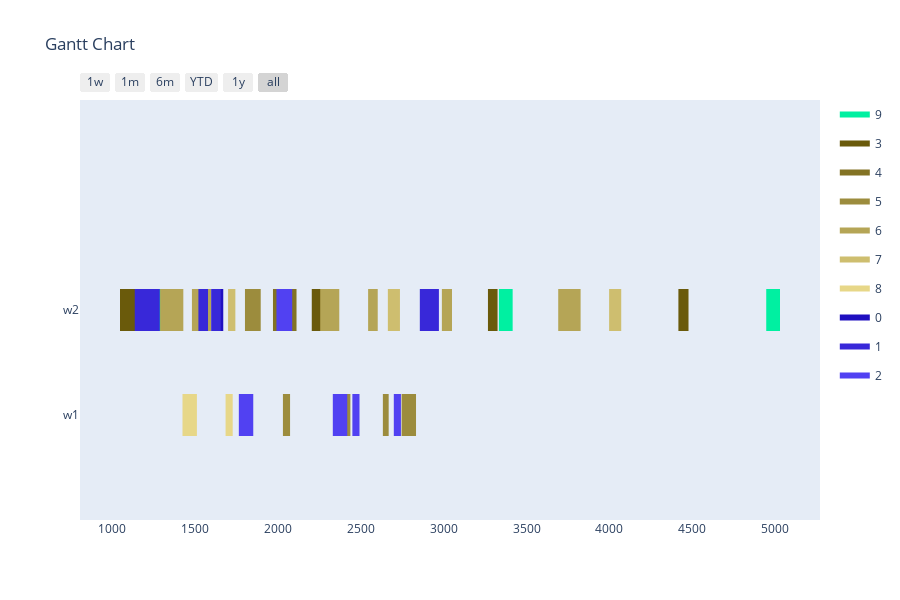

Write notebook code for a chart like this one.
### Markdown cell above
Config 1 - Test with One Point Crossover

### Code cell
optimizer = BaseGA(env)
optimizer.set_minimize()
# optional (in this case, all options given are the default option, if the configuration step is skipped)
optimizer.configure('tardiness', 'onepointcrossover', 'roulettewheel', 'randomize')

# all parameters after offspring_amount are optional (in this case -> verbose=True)
result, best_fitness_history, average_fitness_history, best_generation_history, feasible_gen = optimizer.optimize(orders, max_generations, earliest_time_slot, last_time_slot, population_size, offspring_amount, verbose=True)
workstation_assignments = reformat_result(result, orders, workstations, recipes, tasks)
visualize(workstation_assignments, best_fitness_history, average_fitness_history, best_generation_history, feasible_gen)

### Figure 1 — Plotly figure (JSON) as saved in the notebook; plotly's stock layout.template omitted (floating-point values rounded to 4 significant figures)
{"data": [{"fill": "toself", "fillcolor": "rgb(0, 240, 161)", "hoverinfo": "name", "legendgroup": "rgb(0, 240, 161)", "mode": "none", "name": "9", "type": "scatter", "x": [2253, 2348, 2348, 2253, 2253, 3333, 3416, 3416, 3333, 3333, 4946, 5029, 5029, 4946, 4946, 1245, 1340, 1340, 1245, 1245, 1214, 1309, 1309, 1214, 1214, 243, 318, 318, 243], "y": [0.8, 0.8, 1.2, 1.2, null, 0.8, 0.8, 1.2, 1.2, null, 0.8, 0.8, 1.2, 1.2, null, 0.8, 0.8, 1.2, 1.2, null, 0.8, 0.8, 1.2, 1.2, null, -0.2, -0.2, 0.2, 0.2]}, {"fill": "toself", "fillcolor": "rgb(106, 90, 11)", "hoverinfo": "name", "legendgroup": "rgb(106, 90, 11)", "mode": "none", "name": "3", "type": "scatter", "x": [276, 337, 337, 276, 276, 3267, 3325, 3325, 3267, 3267, 813, 856, 856, 813, 813, 2204, 2344, 2344, 2204, 2204, 4416, 4477, 4477, 4416, 4416, 1047, 1162, 1162, 1047, 1047, 212, 352, 352, 212], "y": [0.8, 0.8, 1.2, 1.2, null, 0.8, 0.8, 1.2, 1.2, null, 0.8, 0.8, 1.2, 1.2, null, 0.8, 0.8, 1.2, 1.2, null, 0.8, 0.8, 1.2, 1.2, null, 0.8, 0.8, 1.2, 1.2, null, 0.8, 0.8, 1.2, 1.2]}, {"fill": "toself", "fillcolor": "rgb(131, 115, 36)", "hoverinfo": "name", "legendgroup": "rgb(131, 115, 36)", "mode": "none", "name": "4", "type": "scatter", "x": [788, 861, 861, 788, 788, 1509, 1553, 1553, 1509, 1509, 2039, 2112, 2112, 2039, 2039, 1970, 2014, 2014, 1970], "y": [0.8, 0.8, 1.2, 1.2, null, 0.8, 0.8, 1.2, 1.2, null, 0.8, 0.8, 1.2, 1.2, null, 0.8, 0.8, 1.2, 1.2]}, {"fill": "toself", "fillcolor": "rgb(156, 140, 61)", "hoverinfo": "name", "legendgroup": "rgb(156, 140, 61)", "mode": "none", "name": "5", "type": "scatter", "x": [535, 618, 618, 535, 535, 1801, 1896, 1896, 1801, 1801, 2402, 2437, 2437, 2402, 2402, 2030, 2073, 2073, 2030, 2030, 2746, 2833, 2833, 2746, 2746, 2633, 2668, 2668, 2633], "y": [0.8, 0.8, 1.2, 1.2, null, 0.8, 0.8, 1.2, 1.2, null, -0.2, -0.2, 0.2, 0.2, null, -0.2, -0.2, 0.2, 0.2, null, -0.2, -0.2, 0.2, 0.2, null, -0.2, -0.2, 0.2, 0.2]}, {"fill": "toself", "fillcolor": "rgb(181, 165, 86)", "hoverinfo": "name", "legendgroup": "rgb(181, 165, 86)", "mode": "none", "name": "6", "type": "scatter", "x": [1289, 1429, 1429, 1289, 1289, 573, 713, 713, 573, 573, 3691, 3826, 3826, 3691, 3691, 2989, 3050, 3050, 2989, 2989, 2255, 2370, 2370, 2255, 2255, 1481, 1596, 1596, 1481, 1481, 2544, 2602, 2602, 2544], "y": [0.8, 0.8, 1.2, 1.2, null, 0.8, 0.8, 1.2, 1.2, null, 0.8, 0.8, 1.2, 1.2, null, 0.8, 0.8, 1.2, 1.2, null, 0.8, 0.8, 1.2, 1.2, null, 0.8, 0.8, 1.2, 1.2, null, 0.8, 0.8, 1.2, 1.2]}, {"fill": "toself", "fillcolor": "rgb(206, 190, 111)", "hoverinfo": "name", "legendgroup": "rgb(206, 190, 111)", "mode": "none", "name": "7", "type": "scatter", "x": [2663, 2736, 2736, 2663, 2663, 1699, 1743, 1743, 1699, 1699, 3998, 4071, 4071, 3998, 3998, 2890, 2934, 2934, 2890], "y": [0.8, 0.8, 1.2, 1.2, null, 0.8, 0.8, 1.2, 1.2, null, 0.8, 0.8, 1.2, 1.2, null, 0.8, 0.8, 1.2, 1.2]}, {"fill": "toself", "fillcolor": "rgb(231, 215, 136)", "hoverinfo": "name", "legendgroup": "rgb(231, 215, 136)", "mode": "none", "name": "8", "type": "scatter", "x": [885, 968, 968, 885, 885, 273, 356, 356, 273, 273, 521, 608, 608, 521, 521, 1424, 1511, 1511, 1424, 1424, 1684, 1727, 1727, 1684, 1684, 654, 729, 729, 654], "y": [0.8, 0.8, 1.2, 1.2, null, 0.8, 0.8, 1.2, 1.2, null, -0.2, -0.2, 0.2, 0.2, null, -0.2, -0.2, 0.2, 0.2, null, -0.2, -0.2, 0.2, 0.2, null, -0.2, -0.2, 0.2, 0.2]}, {"fill": "toself", "fillcolor": "rgb(31, 15, 192)", "hoverinfo": "name", "legendgroup": "rgb(31, 15, 192)", "mode": "none", "name": "0", "type": "scatter", "x": [486, 559, 559, 486, 486, 316, 369, 369, 316, 316, 1617, 1670, 1670, 1617, 1617, 481, 554, 554, 481], "y": [0.8, 0.8, 1.2, 1.2, null, 0.8, 0.8, 1.2, 1.2, null, 0.8, 0.8, 1.2, 1.2, null, 0.8, 0.8, 1.2, 1.2]}, {"fill": "toself", "fillcolor": "rgb(56, 40, 217)", "hoverinfo": "name", "legendgroup": "rgb(56, 40, 217)", "mode": "none", "name": "1", "type": "scatter", "x": [1597, 1655, 1655, 1597, 1597, 1244, 1287, 1287, 1244, 1244, 2856, 2971, 2971, 2856, 2856, 1520, 1578, 1578, 1520, 1520, 1136, 1276, 1276, 1136, 1136, 612, 752, 752, 612, 612, 600, 658, 658, 600], "y": [0.8, 0.8, 1.2, 1.2, null, 0.8, 0.8, 1.2, 1.2, null, 0.8, 0.8, 1.2, 1.2, null, 0.8, 0.8, 1.2, 1.2, null, 0.8, 0.8, 1.2, 1.2, null, 0.8, 0.8, 1.2, 1.2, null, 0.8, 0.8, 1.2, 1.2]}, {"fill": "toself", "fillcolor": "rgb(81, 65, 242)", "hoverinfo": "name", "legendgroup": "rgb(81, 65, 242)", "mode": "none", "name": "2", "type": "scatter", "x": [1991, 2086, 2086, 1991, 1991, 2449, 2492, 2492, 2449, 2449, 1764, 1851, 1851, 1764, 1764, 565, 640, 640, 565, 565, 2331, 2418, 2418, 2331, 2331, 2699, 2742, 2742, 2699], "y": [0.8, 0.8, 1.2, 1.2, null, -0.2, -0.2, 0.2, 0.2, null, -0.2, -0.2, 0.2, 0.2, null, -0.2, -0.2, 0.2, 0.2, null, -0.2, -0.2, 0.2, 0.2, null, -0.2, -0.2, 0.2, 0.2]}, {"legendgroup": "rgb(0, 240, 161)", "marker": {"color": "rgb(0, 240, 161)", "opacity": 0, "size": 1}, "mode": "markers", "name": "", "showlegend": false, "text": [null, null, null, null, null, null, null, null, null, null, null, null], "type": "scatter", "x": [2253, 2348, 3333, 3416, 4946, 5029, 1245, 1340, 1214, 1309, 243, 318], "y": [1, 1, 1, 1, 1, 1, 1, 1, 1, 1, 0, 0]}, {"legendgroup": "rgb(106, 90, 11)", "marker": {"color": "rgb(106, 90, 11)", "opacity": 0, "size": 1}, "mode": "markers", "name": "", "showlegend": false, "text": [null, null, null, null, null, null, null, null, null, null, null, null, null, null], "type": "scatter", "x": [276, 337, 3267, 3325, 813, 856, 2204, 2344, 4416, 4477, 1047, 1162, 212, 352], "y": [1, 1, 1, 1, 1, 1, 1, 1, 1, 1, 1, 1, 1, 1]}, {"legendgroup": "rgb(131, 115, 36)", "marker": {"color": "rgb(131, 115, 36)", "opacity": 0, "size": 1}, "mode": "markers", "name": "", "showlegend": false, "text": [null, null, null, null, null, null, null, null], "type": "scatter", "x": [788, 861, 1509, 1553, 2039, 2112, 1970, 2014], "y": [1, 1, 1, 1, 1, 1, 1, 1]}, {"legendgroup": "rgb(156, 140, 61)", "marker": {"color": "rgb(156, 140, 61)", "opacity": 0, "size": 1}, "mode": "markers", "name": "", "showlegend": false, "text": [null, null, null, null, null, null, null, null, null, null, null, null], "type": "scatter", "x": [535, 618, 1801, 1896, 2402, 2437, 2030, 2073, 2746, 2833, 2633, 2668], "y": [1, 1, 1, 1, 0, 0, 0, 0, 0, 0, 0, 0]}, {"legendgroup": "rgb(181, 165, 86)", "marker": {"color": "rgb(181, 165, 86)", "opacity": 0, "size": 1}, "mode": "markers", "name": "", "showlegend": false, "text": [null, null, null, null, null, null, null, null, null, null, null, null, null, null], "type": "scatter", "x": [1289, 1429, 573, 713, 3691, 3826, 2989, 3050, 2255, 2370, 1481, 1596, 2544, 2602], "y": [1, 1, 1, 1, 1, 1, 1, 1, 1, 1, 1, 1, 1, 1]}, {"legendgroup": "rgb(206, 190, 111)", "marker": {"color": "rgb(206, 190, 111)", "opacity": 0, "size": 1}, "mode": "markers", "name": "", "showlegend": false, "text": [null, null, null, null, null, null, null, null], "type": "scatter", "x": [2663, 2736, 1699, 1743, 3998, 4071, 2890, 2934], "y": [1, 1, 1, 1, 1, 1, 1, 1]}, {"legendgroup": "rgb(231, 215, 136)", "marker": {"color": "rgb(231, 215, 136)", "opacity": 0, "size": 1}, "mode": "markers", "name": "", "showlegend": false, "text": [null, null, null, null, null, null, null, null, null, null, null, null], "type": "scatter", "x": [885, 968, 273, 356, 521, 608, 1424, 1511, 1684, 1727, 654, 729], "y": [1, 1, 1, 1, 0, 0, 0, 0, 0, 0, 0, 0]}, {"legendgroup": "rgb(31, 15, 192)", "marker": {"color": "rgb(31, 15, 192)", "opacity": 0, "size": 1}, "mode": "markers", "name": "", "showlegend": false, "text": [null, null, null, null, null, null, null, null], "type": "scatter", "x": [486, 559, 316, 369, 1617, 1670, 481, 554], "y": [1, 1, 1, 1, 1, 1, 1, 1]}, {"legendgroup": "rgb(56, 40, 217)", "marker": {"color": "rgb(56, 40, 217)", "opacity": 0, "size": 1}, "mode": "markers", "name": "", "showlegend": false, "text": [null, null, null, null, null, null, null, null, null, null, null, null, null, null], "type": "scatter", "x": [1597, 1655, 1244, 1287, 2856, 2971, 1520, 1578, 1136, 1276, 612, 752, 600, 658], "y": [1, 1, 1, 1, 1, 1, 1, 1, 1, 1, 1, 1, 1, 1]}, {"legendgroup": "rgb(81, 65, 242)", "marker": {"color": "rgb(81, 65, 242)", "opacity": 0, "size": 1}, "mode": "markers", "name": "", "showlegend": false, "text": [null, null, null, null, null, null, null, null, null, null, null, null], "type": "scatter", "x": [1991, 2086, 2449, 2492, 1764, 1851, 565, 640, 2331, 2418, 2699, 2742], "y": [1, 1, 0, 0, 0, 0, 0, 0, 0, 0, 0, 0]}], "layout": {"height": 600, "hovermode": "closest", "showlegend": true, "title": {"text": "Gantt Chart"}, "xaxis": {"rangeselector": {"buttons": [{"count": 7, "label": "1w", "step": "day", "stepmode": "backward"}, {"count": 1, "label": "1m", "step": "month", "stepmode": "backward"}, {"count": 6, "label": "6m", "step": "month", "stepmode": "backward"}, {"count": 1, "label": "YTD", "step": "year", "stepmode": "todate"}, {"count": 1, "label": "1y", "step": "year", "stepmode": "backward"}, {"step": "all"}]}, "showgrid": false, "type": "date", "zeroline": false}, "yaxis": {"autorange": false, "range": [-1, 3], "showgrid": false, "ticktext": ["w1", "w2"], "tickvals": [0, 1], "zeroline": false}}}
